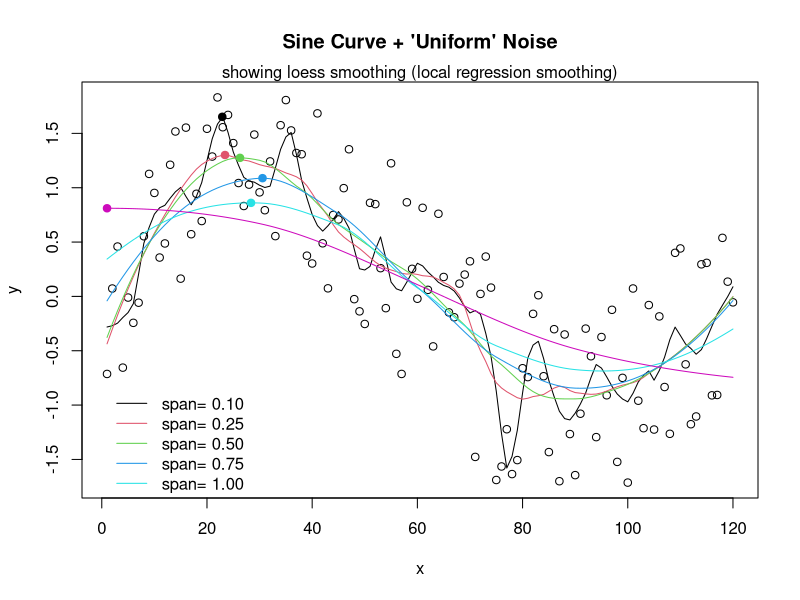

Recreate this plot in R.
# Make example reproducible
set.seed(19)

period <- 120

# Create sine curve with noise
x <- 1:120
y <- sin(2*pi*x/period) + runif(length(x),-1,1)

# Plot points on noisy curve
plot(x,y, main="Sine Curve + 'Uniform' Noise")
mtext("showing loess smoothing (local regression smoothing)")

spanlist <- c(0.10, 0.25, 0.50, 0.75, 1.00, 2.00)
for (i in 1:length(spanlist))
{
  y.loess <- loess(y ~ x, span=spanlist[i], data.frame(x=x, y=y))
  y.predict <- predict(y.loess, data.frame(x=x))
  
  # Plot the loess smoothed curve
  lines(x,y.predict,col=i)
  
  # Find peak point on smoothed curve
  peak <- optimize(function(x, model)
    predict(model, data.frame(x=x)),
                   c(min(x),max(x)),
                   maximum=TRUE,
                   model=y.loess)
  # Show position of smoothed curve maximum
  points(peak$maximum,peak$objective, pch=FILLED.CIRCLE<-19, col=i)
}

legend (0,-0.8,
        c(paste("span=", formatC(spanlist, digits=2, format="f"))),
        lty=SOLID<-1, col=1:length(spanlist), bty="n")